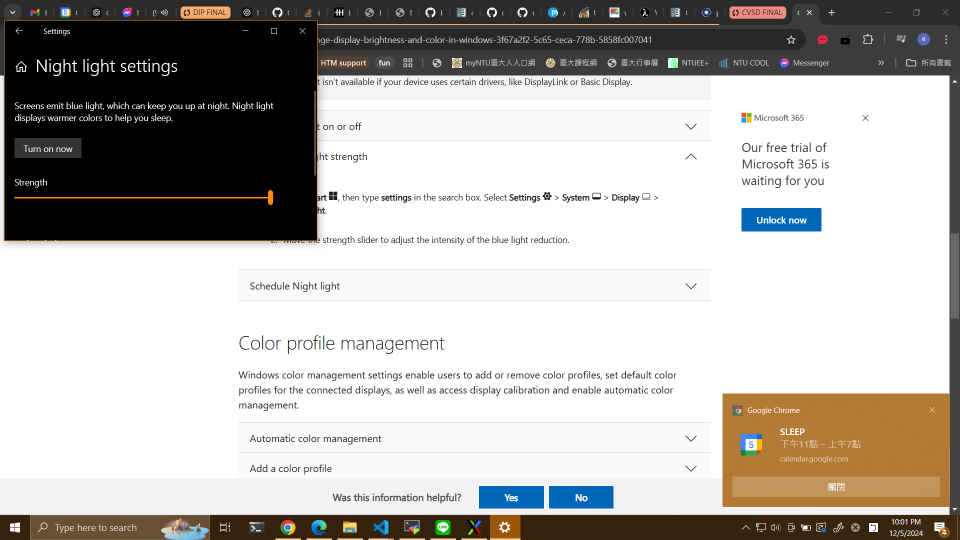
#> input picture Desktop.png, 1920 x 1080 px (shown at 1/2 size)
$ python nightlight_sim.py
#> lines starting #> are read from the running program, lines starting #| are printed output that depends on the picture
#> further down, image is the input picture: shape (1080, 1920, 3); mean B, G, R 175.4, 179.3, 182.3
"""
This code is courtesy of:
https://tannerhelland.com/2012/09/18/convert-temperature-rgb-algorithm-code.html

Applies nightlight effect by multiplying the RGB channel with different gains
closely simulates the windows nightlight effect

"""


import cv2
import numpy as np
import matplotlib.pyplot as plt
from PIL import Image

# [67 lines left out: functions apply_night_light_effect_cv2, temp_by_channel_gain_tabl, not called in this run]
import numpy as np
import cv2

def temp_by_channel_gain_cont(image, temperature):
    """
    Adjusts the color temperature of an image based on a given Kelvin value.

    Args:
        image (numpy.ndarray): Input image in RGB format.
        temperature (float): Desired color temperature in Kelvin (1000 to 40000).

    Returns:
        numpy.ndarray: Color temperature-adjusted image.
    """
#> called with temperature = 992
    # Normalize temperature
    temp = temperature / 100.0

    # Compute RGB scaling factors
    if temp <= 66:
        red = 255.0
        green = 99.4708025861 * np.log(temp) - 161.1195681661
        blue = 0.0 if temp <= 19 else 138.5177312231 * np.log(temp - 10) - 305.0447927307
    else:
        red = 329.698727446 * ((temp - 60) ** -0.1332047592)
        green = 288.1221695283 * ((temp - 60) ** -0.0755148492)
        blue = 255.0

    # Clamp RGB scaling factors to [0, 255]
    red = np.clip(red, 0, 255)
    green = np.clip(green, 0, 255)
    blue = np.clip(blue, 0, 255)

    # Normalize scaling factors to [0, 1] --> float
    red /= 255.0
    green /= 255.0
    blue /= 255.0

    # Scale image channels
    image = np.float32(image)  # Ensure image is float for scaling
    image[..., 0] *= red  # Scale Red channel
    image[..., 1] *= green  # Scale Green channel
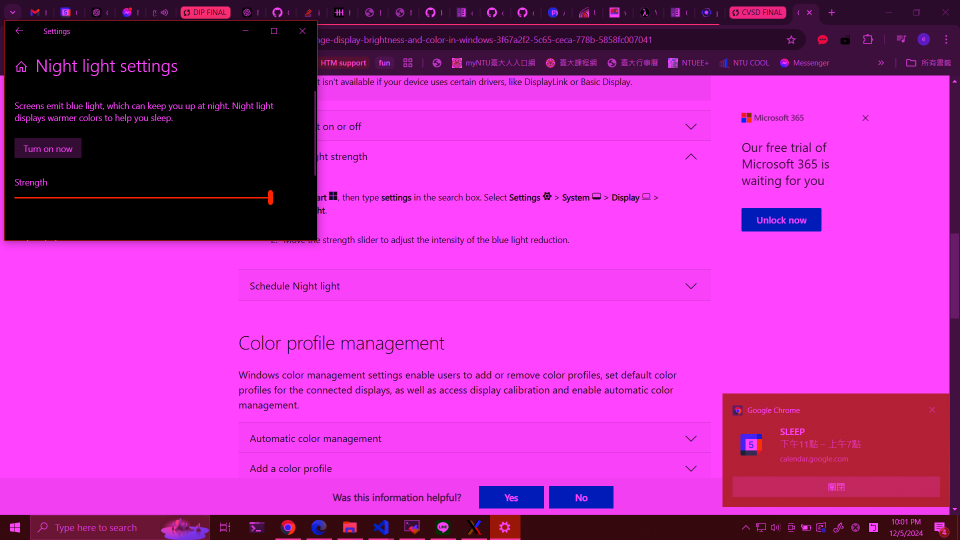
#> image: shape (1080, 1920, 3) float32 (shown at 1/2 size); mean R, G, B 184.5, 47, 177.1
    image[..., 2] *= blue  # Scale Blue channel
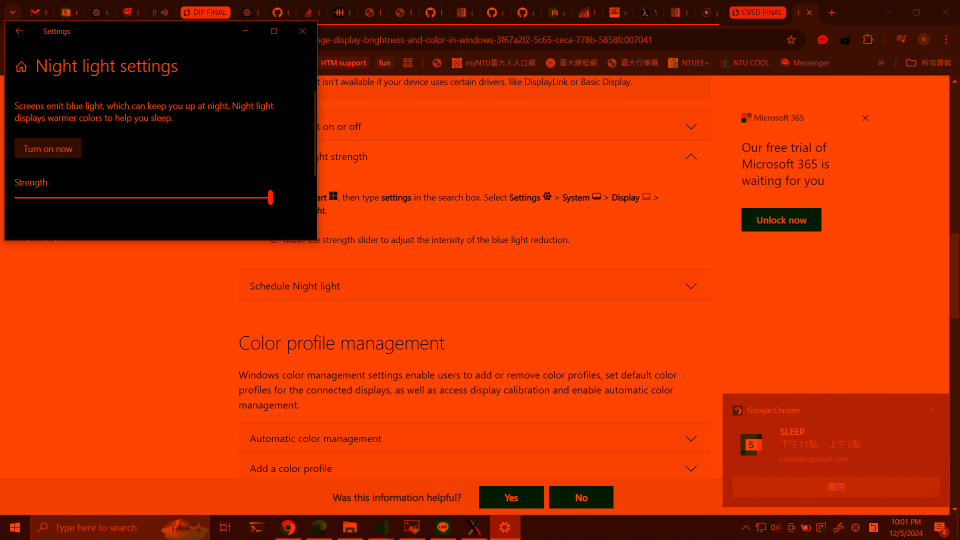
#> image: shape (1080, 1920, 3) float32 (shown at 1/2 size); mean R, G, B 184.5, 47, 0

    # Clip values to [0, 255] and convert back to uint8
    image = np.clip(image, 0, 255).astype(np.uint8)

    return image

# [33 lines left out: functions kelvin_to_scaling_factors, adjust_temperature, not called in this run]

def update_image(val):
    """
    Callback function to update the image based on the slider value.
    """
    strength = cv2.getTrackbarPos('Strength', 'Adjust Nightlight Strength')
    temp = map_windows_nightlight_slider_to_temp(strength)
    adjusted = temp_by_channel_gain_cont(image, temp)
    cv2.imshow('Adjust Nightlight Strength', cv2.cvtColor(adjusted, cv2.COLOR_RGB2BGR))

def map_windows_nightlight_slider_to_temp(slider_val: int) -> float:
    """
    mimics windows nightlight strength slider behavior
    assumption: linear relationship
    colormapping estimated with MY EYES
    """
    slider_val = max(0, min(slider_val, 100))
    #100 --> 992K
    low_temp = 992
    #0   --> 6700K
    high_temp = 6700
    equiv_temp = high_temp-slider_val*(high_temp-low_temp)/100.0
    return equiv_temp

if __name__ == "__main__":
    # Load the image
    image_path = "Desktop.png"
    white_patch = np.ones((500, 500, 3), dtype=np.uint8) * 255

    image = cv2.imread(image_path)
    image = cv2.cvtColor(image, cv2.COLOR_BGR2RGB)  # Convert to RGB for consistency

    temperature = 10000  # Set desired color temperature in Kelvin
    #result = temp_by_channel_gain_cont(image, temperature)


    # Create a window and trackbar
    cv2.namedWindow('Adjust Nightlight Strength')
    cv2.createTrackbar('Strength', 'Adjust Nightlight Strength', 100, 100, update_image)


    # [9 lines of commented-out code are left out]
    cv2.waitKey(0)
    cv2.destroyAllWindows()
